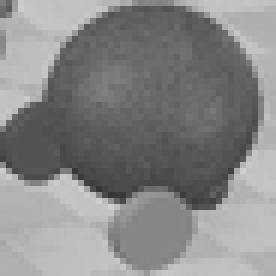
#> input picture 09 - Image sequence analysis using Kalman Filters/pattern.png, 46 x 46 px, shrunk from 95 x 95 before the run (shown 6 times larger)
$ python main2.py
#> lines starting #> are read from the running program, lines starting #| are printed output that depends on the picture
import cv2
import numpy as np
import matplotlib.pyplot as plt
import os


# Define a function to load images
def load_image(path):
#> called with path = 'pattern.png'
    return cv2.imread(path, cv2.IMREAD_GRAYSCALE)
#> returned value is the input picture: shape (46, 46); min 52, max 207, mean 135.3
#> call 2 of load_image, with path = './robWall/image_1.png'
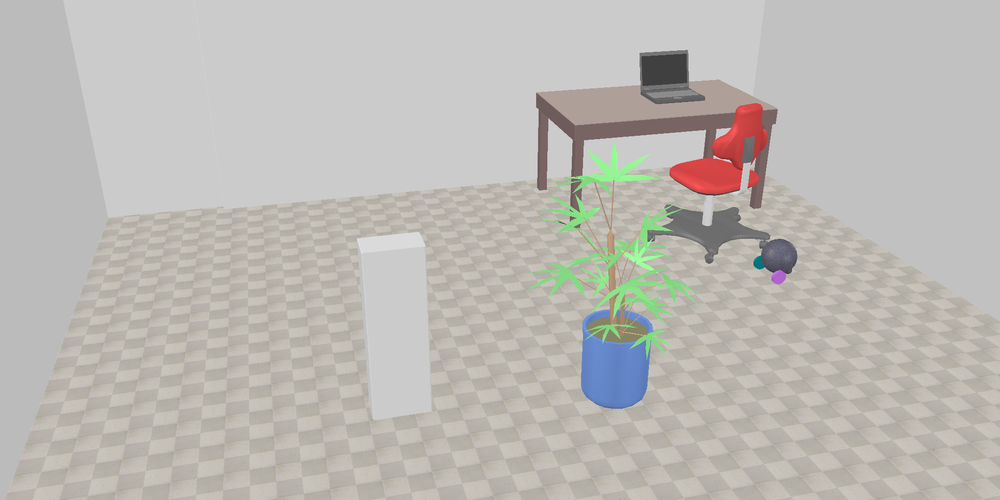
#> input picture 09 - Image sequence analysis using Kalman Filters/robWall/image_1.png, 1000 x 500 px, shrunk from 2048 x 1024 before the run
#> in load_image (call 2), `return cv2.imread(path, cv2.IMREAD_GRAYSCALE)`:
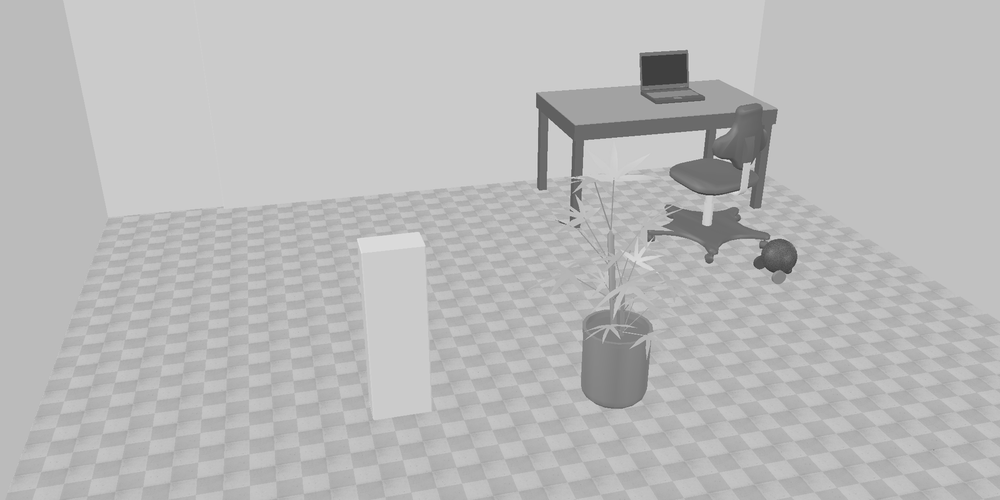
#> returned value: shape (500, 1000); min 52, max 227, mean 185.9


# Define a function for pattern matching that returns the center location and max correlation
def pattern_matching(image, pattern, threshold):
#> called with threshold = 0.5
    result = cv2.matchTemplate(image, pattern, cv2.TM_CCOEFF_NORMED)
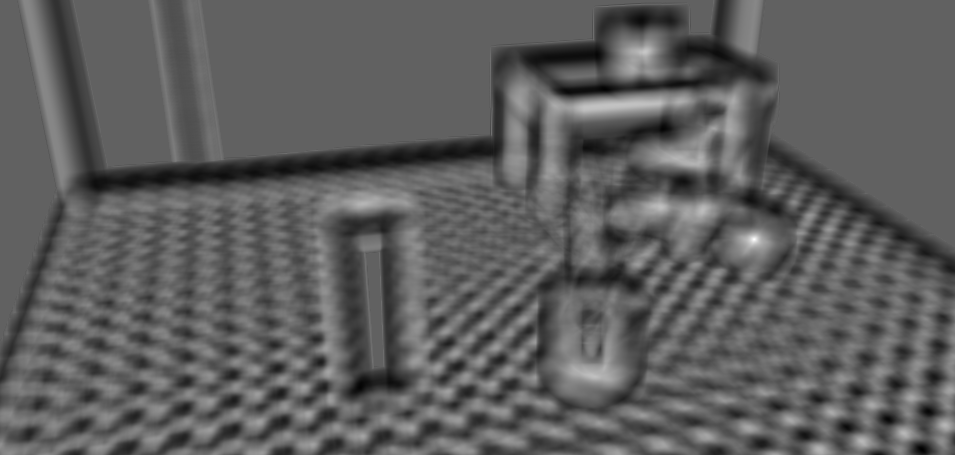
#> result: shape (455, 955) float32; min -0.562, max 0.913, mean -0.0172; drawn with min black and max white
    min_val, max_val, min_loc, max_loc = cv2.minMaxLoc(result)
#> min_val = -0.562; max_val = 0.913; min_loc = (921, 449); max_loc = (754, 239)
    # Check if the pattern matching is above the threshold
    if max_val < threshold:
        return None  # Pattern matching failed
    # Calculate the center location of the matched pattern
    center_loc = (max_loc[0] + pattern.shape[1] // 2, max_loc[1] + pattern.shape[0] // 2)
#> center_loc = (777, 262)
    return center_loc, max_val  # Return center location and max correlation


# Define a function to initialize the Kalman Filter
def init_kalman_filter(F, H, Q, R, initial_state, initial_covariance):
    kf = cv2.KalmanFilter(4, 2)
    kf.transitionMatrix = F
    kf.measurementMatrix = H
    kf.processNoiseCov = Q
    kf.measurementNoiseCov = R
    kf.statePre = initial_state
    kf.errorCovPre = initial_covariance
    return kf


# Define a function to update the Kalman Filter with each new measurement
def update_kalman_filter(kf, measurement):
    predicted_state = kf.predict()
    if measurement is not None:
        # Reshape measurement to match the measurement matrix H
        kf.correct(np.array([[measurement[0]], [measurement[1]]], dtype=np.float32))
    return kf.statePost.copy()


# Load the pattern image and image sequence
pattern = load_image('pattern.png')  # Update with the actual path
image_folder = './robWall'  # Update with the actual path

# Kalman Filter initialization
F = np.array([[1, 0, 1, 0], [0, 1, 0, 1], [0, 0, 1, 0], [0, 0, 0, 1]], np.float32)  # State transition matrix
H = np.array([[1, 0, 0, 0], [0, 1, 0, 0]], np.float32)  # Measurement matrix
Q = 1e-5 * np.eye(4, dtype=np.float32)  # Process noise covariance
R = 10 * np.eye(2, dtype=np.float32)  # Measurement noise covariance
initial_state = np.array([0, 0, 0, 0], np.float32)  # Initial state estimate
initial_covariance = 1 * np.eye(4, dtype=np.float32)  # Initial state covariance

kf = init_kalman_filter(F, H, Q, R, initial_state, initial_covariance)

# Process image sequence and update Kalman Filter
estimated_positions = []  # List to hold estimated positions
measurement_positions = []  # List to hold actual measurements
correlation_values = []  # List to hold correlation values
threshold = 0.5  # Threshold for successful pattern matching

for filename in sorted(os.listdir(image_folder)):
    if filename.endswith('.png'):
        image_path = os.path.join(image_folder, filename)
        image = load_image(image_path)
        measurement = pattern_matching(image, pattern, threshold)
#> measurement = ((777, 262), 0.913)

        # Handle pattern matching results
        if measurement is not None:
            # If pattern match is successful, use smaller measurement noise
            kf.measurementNoiseCov = np.array([[1, 0], [0, 1]], np.float32)
            measurement_positions.append(measurement[0])
            correlation_values.append(measurement[1])
        else:
            # If pattern match fails, use larger measurement noise to reflect uncertainty
            kf.measurementNoiseCov = np.array([[10000, 0], [0, 10000]], np.float32)

        # Update Kalman Filter with the new measurement
        estimated_state = update_kalman_filter(kf, measurement[0] if measurement is not None else None)
#> estimated_state = [0.00777, 0.00262, 0, 0]
        estimated_positions.append(estimated_state[:2])
#> pass 2 of the loop `for filename in sorted(os.listdir(image_folder)):`:
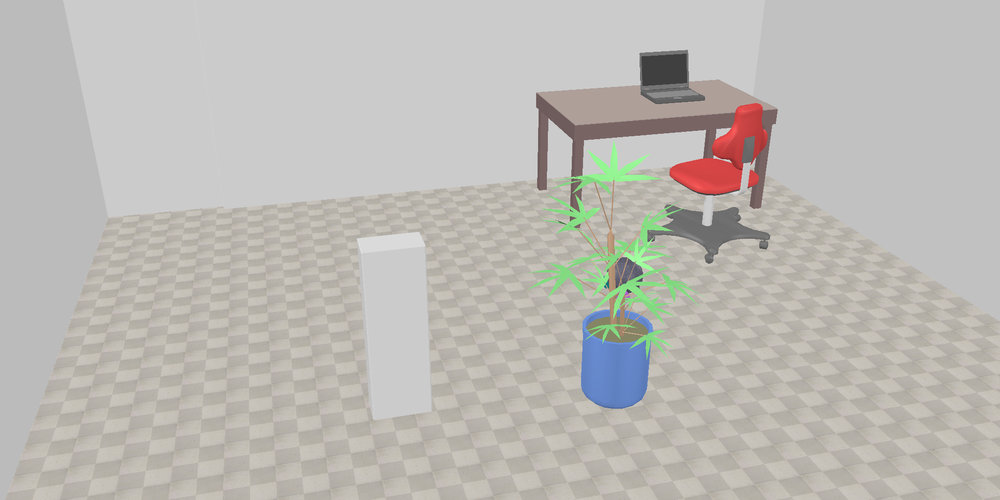
#> input picture 09 - Image sequence analysis using Kalman Filters/robWall/image_10.png, 1000 x 500 px, shrunk from 2048 x 1024 before the run
#> in load_image (call 3), `return cv2.imread(path, cv2.IMREAD_GRAYSCALE)`:
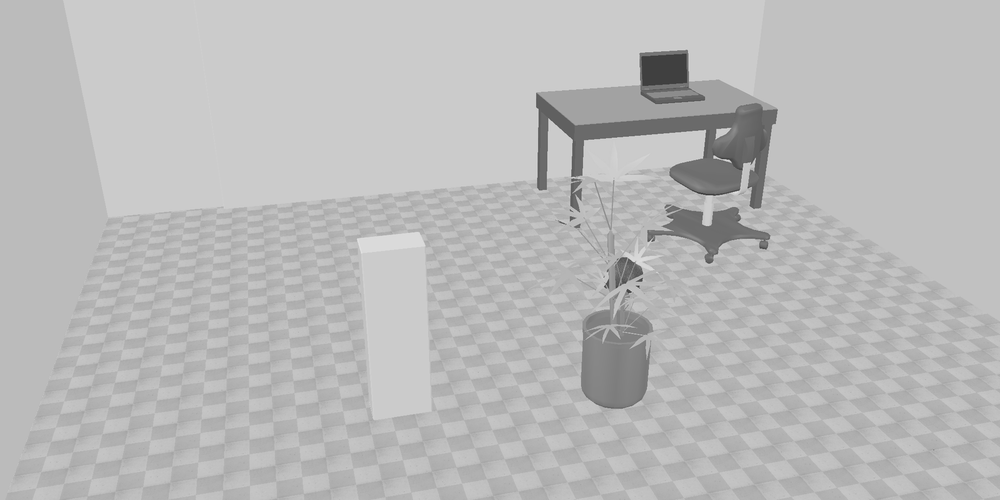
#> returned value: shape (500, 1000); min 48, max 227, mean 186
#> in pattern_matching (call 2), `result = cv2.matchTemplate(image, pattern, cv2.TM_CCOEFF_NORMED)`:
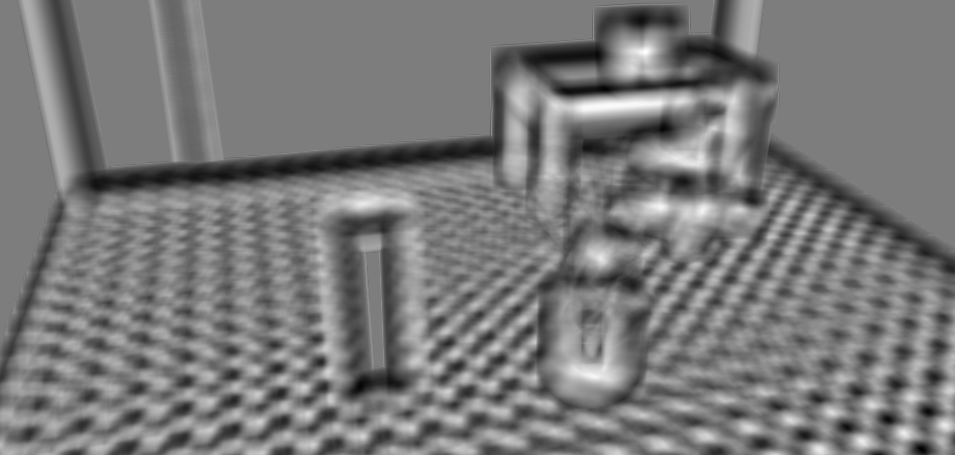
#> result: shape (455, 955) float32; min -0.562, max 0.583, mean -0.0168; drawn with min black and max white
#> max_val = 0.583; max_loc = (645, 51)
#> center_loc = (668, 74)
#> measurement = ((668, 74), 0.583)
#> estimated_state = [0.0278, 0.00484, 0.00668, 0.00074]
#> pass 3 of the loop `for filename in sorted(os.listdir(image_folder)):`:
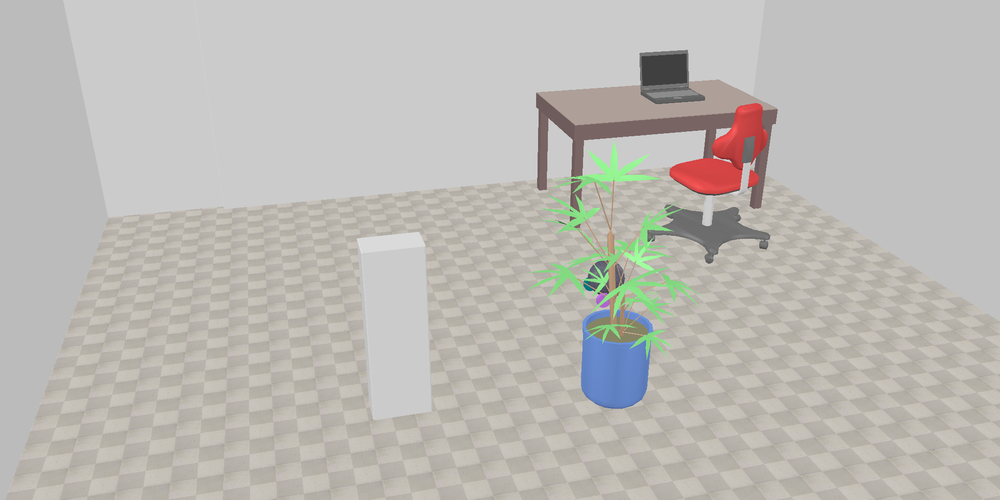
#> input picture 09 - Image sequence analysis using Kalman Filters/robWall/image_11.png, 1000 x 500 px, shrunk from 2048 x 1024 before the run
#> in load_image (call 4), `return cv2.imread(path, cv2.IMREAD_GRAYSCALE)`:
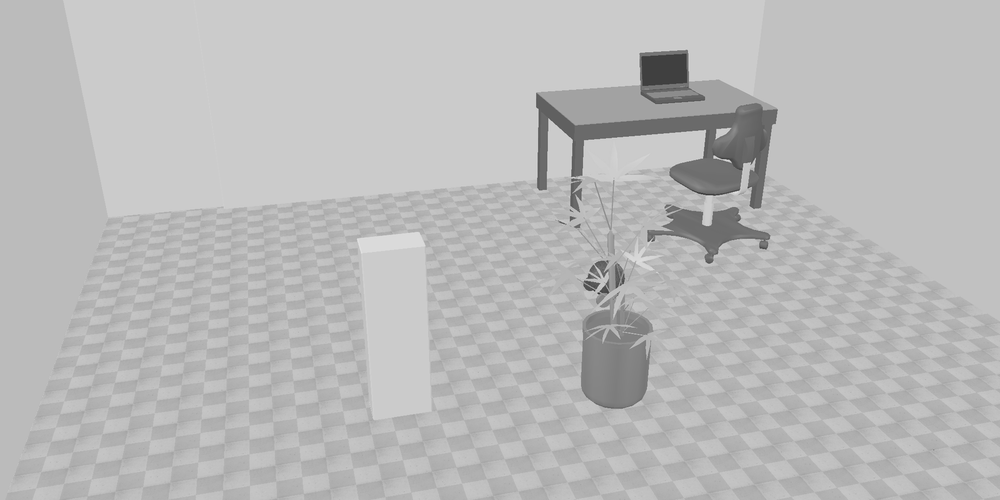
#> returned value: shape (500, 1000); min 45, max 227, mean 186
#> in pattern_matching (call 3), `result = cv2.matchTemplate(image, pattern, cv2.TM_CCOEFF_NORMED)`:
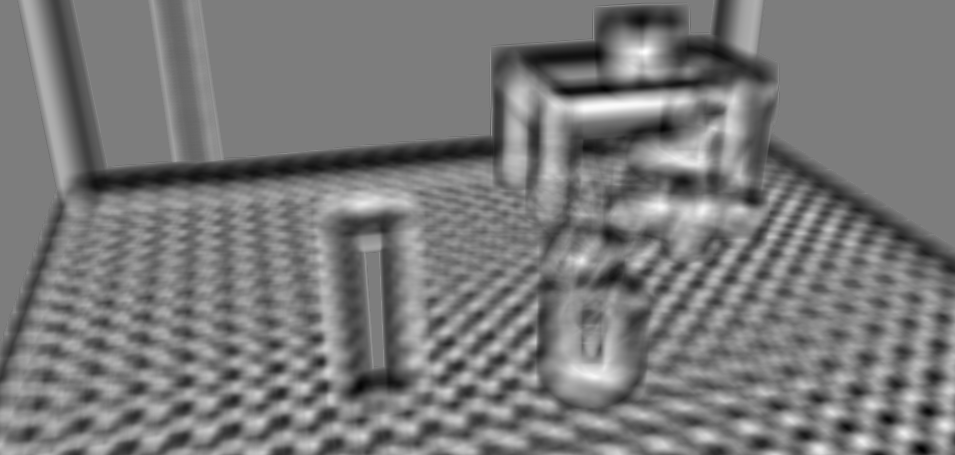
#> result: shape (455, 955) float32; min -0.562, max 0.583, mean -0.0169; drawn with min black and max white
#> estimated_state = [0.0879, 0.0115, 0.0267, 0.00296]

# Convert lists to NumPy arrays for plotting
estimated_positions = np.array(estimated_positions)
measurement_positions = np.array(measurement_positions)
#> measurement_positions = [[777, 262], [668, 74], [668, 74]]

# Plot the estimated trajectory
plt.figure(figsize=(10, 5))
if measurement_positions.size > 0:
    plt.plot(measurement_positions[:, 0], measurement_positions[:, 1], 'r--', label='Trajectory of measurements')
plt.plot(estimated_positions[:, 0], estimated_positions[:, 1], 'b.-', label='Estimated trajectory')
if measurement_positions.size > 0:
    plt.plot(measurement_positions[-1, 0], measurement_positions[-1, 1], 'ro', label='Current measurement')
plt.plot(estimated_positions[-1, 0], estimated_positions[-1, 1], 'bx', label='Current state estimation')
if correlation_values:
    plt.text(estimated_positions[-1, 0], estimated_positions[-1, 1], f'Max. correlation: {max(correlation_values):.5f}',
             fontsize=8)
plt.legend()
plt.savefig('kalmanII.png')
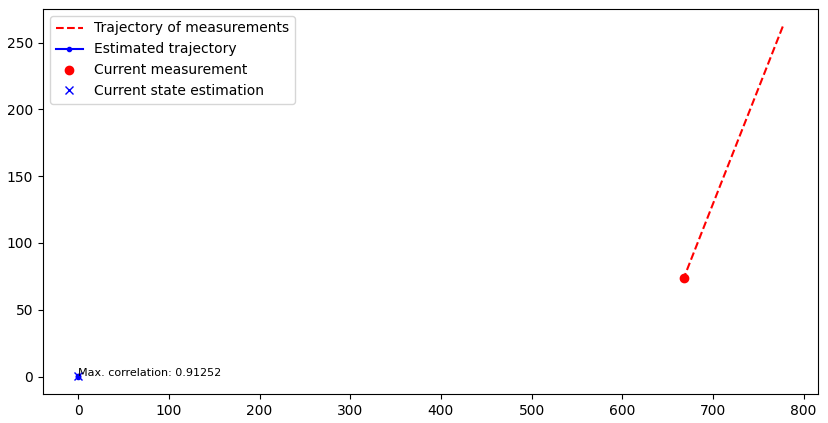
#> figure drawn by matplotlib, 1 panel
plt.show()
